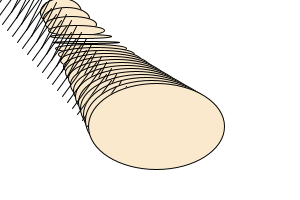
Frame 1 (no input)
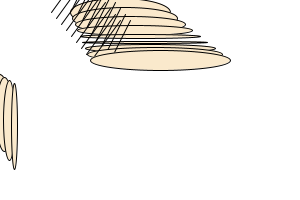
Frame 60 (the mouse pressed at the canvas centre just before this capture)
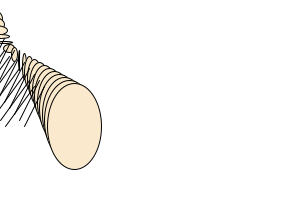
Frame 120 (the mouse held since frame 60 and released just before this capture)

The Processing sketch that drew these frames (run headless with seeded random() and noise(); from frame 60 on, the mouse is pressed at the canvas centre):

// Processing sketch: processing_11823
// ── processing_11823.pde

int num = 20;
int[] dx = new int[num];
int[] dy = new int[num];
void setup() {
size(300, 200);
for (int i = 0; i < num; i++) {
dx[i] = i * 5;
dy[i] = 12 + (i * 6);
}
}
void draw() {
background(255, 255, 255);
for (int i = 0; i < num; i++) {
dx[i] = dx[i] + 1;
if (dx[i] > 100) {
dx[i] = -100;
}
diagonals(dx[i], dy[i]);
}
}
void diagonals(int x, int y) {

line(x-9, y, x+20, y-40);
line(x+10, y, x+30, y-40);
fill(250, 233, 204);
ellipse(x+60, y, x+40, y-40);
}
